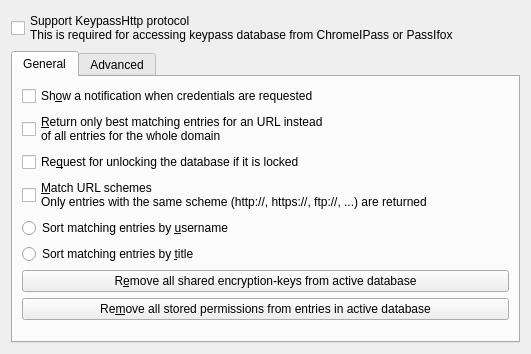
<?xml version="1.0" encoding="UTF-8"?>
<ui version="4.0">
 <class>OptionDialog</class>
 <widget class="QWidget" name="OptionDialog">
  <property name="geometry">
   <rect>
    <x>0</x>
    <y>0</y>
    <width>531</width>
    <height>354</height>
   </rect>
  </property>
  <property name="windowTitle">
   <string>Dialog</string>
  </property>
  <layout class="QVBoxLayout" name="verticalLayout">
   <item>
    <widget class="QCheckBox" name="enableHttpServer">
     <property name="text">
      <string>Support KeypassHttp protocol
This is required for accessing keypass database from ChromeIPass or PassIfox</string>
     </property>
    </widget>
   </item>
   <item>
    <widget class="QTabWidget" name="tabWidget">
     <property name="tabShape">
      <enum>QTabWidget::Rounded</enum>
     </property>
     <property name="currentIndex">
      <number>2</number>
     </property>
     <widget class="QWidget" name="tab">
      <attribute name="title">
       <string>General</string>
      </attribute>
      <layout class="QVBoxLayout" name="verticalLayout_2">
       <item>
        <widget class="QCheckBox" name="showNotification">
         <property name="text">
          <string>Sh&amp;ow a notification when credentials are requested</string>
         </property>
        </widget>
       </item>
       <item>
        <widget class="QCheckBox" name="bestMatchOnly">
         <property name="text">
          <string>&amp;Return only best matching entries for an URL instead
of all entries for the whole domain</string>
         </property>
        </widget>
       </item>
       <item>
        <widget class="QCheckBox" name="unlockDatabase">
         <property name="text">
          <string>Re&amp;quest for unlocking the database if it is locked</string>
         </property>
        </widget>
       </item>
       <item>
        <widget class="QCheckBox" name="matchUrlScheme">
         <property name="text">
          <string>&amp;Match URL schemes
Only entries with the same scheme (http://, https://, ftp://, ...) are returned</string>
         </property>
        </widget>
       </item>
       <item>
        <widget class="QRadioButton" name="sortByUsername">
         <property name="text">
          <string>Sort matching entries by &amp;username</string>
         </property>
        </widget>
       </item>
       <item>
        <widget class="QRadioButton" name="sortByTitle">
         <property name="text">
          <string>Sort matching entries by &amp;title</string>
         </property>
        </widget>
       </item>
       <item>
        <widget class="QPushButton" name="removeSharedEncryptionKeys">
         <property name="text">
          <string>R&amp;emove all shared encryption-keys from active database</string>
         </property>
        </widget>
       </item>
       <item>
        <widget class="QPushButton" name="removeStoredPermissions">
         <property name="text">
          <string>Re&amp;move all stored permissions from entries in active database</string>
         </property>
        </widget>
       </item>
       <item>
        <spacer name="verticalSpacer_2">
         <property name="orientation">
          <enum>Qt::Vertical</enum>
         </property>
         <property name="sizeHint" stdset="0">
          <size>
           <width>20</width>
           <height>40</height>
          </size>
         </property>
        </spacer>
       </item>
      </layout>
     </widget>
     <widget class="QWidget" name="tab_2">
      <attribute name="title">
       <string>Advanced</string>
      </attribute>
      <layout class="QVBoxLayout" name="verticalLayout_3">
       <item>
        <widget class="QLabel" name="label">
         <property name="font">
          <font>
           <weight>75</weight>
           <bold>true</bold>
          </font>
         </property>
         <property name="styleSheet">
          <string notr="true">color: rgb(255, 0, 0);</string>
         </property>
         <property name="text">
          <string>Activate the following only, if you know what you are doing!</string>
         </property>
        </widget>
       </item>
       <item>
        <widget class="QCheckBox" name="alwaysAllowAccess">
         <property name="text">
          <string>Always allow &amp;access to entries</string>
         </property>
        </widget>
       </item>
       <item>
        <widget class="QCheckBox" name="alwaysAllowUpdate">
         <property name="text">
          <string>Always allow &amp;updating entries</string>
         </property>
        </widget>
       </item>
       <item>
        <widget class="QCheckBox" name="searchInAllDatabases">
         <property name="text">
          <string>Searc&amp;h in all opened databases for matching entries</string>
         </property>
        </widget>
       </item>
       <item>
        <widget class="QLabel" name="label_3">
         <property name="text">
          <string>Only the selected database has to be connected with a client!</string>
         </property>
         <property name="indent">
          <number>30</number>
         </property>
        </widget>
       </item>
       <item>
        <widget class="QCheckBox" name="supportKphFields">
         <property name="text">
          <string>&amp;Return also advanced string fields which start with &quot;KPH: &quot;</string>
         </property>
        </widget>
       </item>
       <item>
        <widget class="QLabel" name="label_2">
         <property name="text">
          <string>Automatic creates or updates are not supported for string fields!</string>
         </property>
         <property name="indent">
          <number>30</number>
         </property>
        </widget>
       </item>
       <item>
        <layout class="QHBoxLayout" name="horizontalLayout">
         <item>
          <widget class="QLabel" name="label_4">
           <property name="sizePolicy">
            <sizepolicy hsizetype="Preferred" vsizetype="Preferred">
             <horstretch>0</horstretch>
             <verstretch>0</verstretch>
            </sizepolicy>
           </property>
           <property name="text">
            <string>HTTP Port:</string>
           </property>
          </widget>
         </item>
         <item>
          <widget class="QLineEdit" name="httpPort">
           <property name="inputMask">
            <string notr="true">d0000</string>
           </property>
           <property name="placeholderText">
            <string>Default port: 19455</string>
           </property>
          </widget>
         </item>
        </layout>
       </item>
       <item>
        <spacer name="verticalSpacer">
         <property name="orientation">
          <enum>Qt::Vertical</enum>
         </property>
         <property name="sizeHint" stdset="0">
          <size>
           <width>20</width>
           <height>40</height>
          </size>
         </property>
        </spacer>
       </item>
      </layout>
     </widget>
    </widget>
   </item>
  </layout>
 </widget>
 <resources/>
 <connections/>
</ui>
